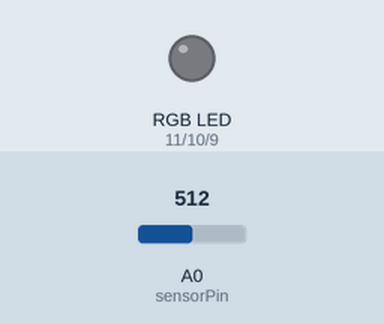
Recording of a sketch running on a simulated Arduino Uno, built with avr-gcc and run on an emulated ATmega328P. Parts: an RGB LED mixed from three pins (HIGH = lit). The inputs (shaded band) are chosen by the test bench; at power-on: A0 (sensorPin) = 512. What the sketch prints to the serial monitor is not drawn.

Above: at 1.2 s.
1.3 s: A0 (sensorPin) set to 22
2.8 s: A0 (sensorPin) set to 17
At 3.6 s:
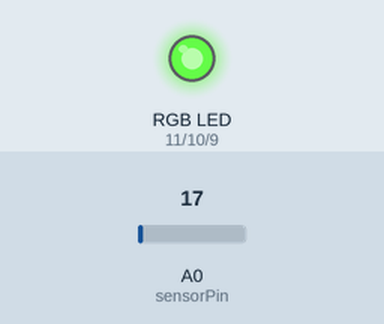
4.3 s: A0 (sensorPin) set to 0
At 4.6 s:
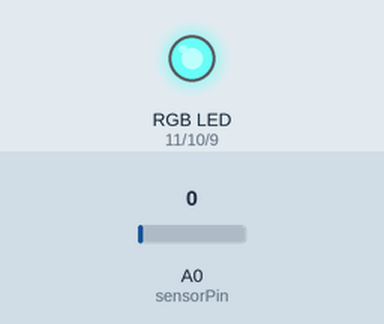
Timing chart, 0 to 7.3 s (numbered marks = the images above; inputs shaded):
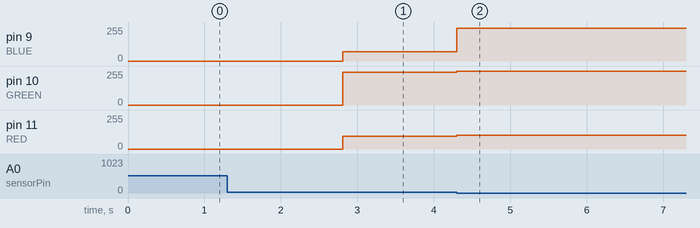

The sketch:

Day10-CreativeNightLight.ino
```cpp
//Code written by Lauren McMullen for the Day 10 Creative Challenge of Inventr.io's 30 Days in Space Challenge
// Interactive night light program that changes color based on how bright your room is

// RGB LED Input pins

int RED = 11;
int GREEN = 10;
int BLUE = 9;

//Photosensor and Battery Variables

int sensorPin = A0;
int sensorValue = 0;


void RGB_color(int redValue, int greenValue, int blueValue) {
  analogWrite(RED, redValue);
  analogWrite(GREEN, greenValue);
  analogWrite(BLUE, blueValue);
}

void RGB_off(){
  analogWrite(RED, LOW);
  analogWrite(GREEN, LOW);
  analogWrite(BLUE, LOW);
}


void setup() {

 //Define RGB LED OUTPUT
 pinMode(RED, OUTPUT);
 pinMode(GREEN, OUTPUT);
 pinMode(BLUE, OUTPUT);

//Set up serial monitor
 Serial.begin(9600);

}

void loop() {
  sensorValue = analogRead(sensorPin);
  Serial.println(sensorValue);

  if (sensorValue >= 20) { // BRIGHT LIGHTS
    RGB_off();
  }

  else if (sensorValue <= 19 && sensorValue >= 15 ){ // DIM LIGHTS
    RGB_color(97, 244, 70); //GREEN LED
  }

  else if (sensorValue < 15 && sensorValue >= 5){ // VERY DIM LIGHTS
     RGB_color(244, 70, 239); // PINK LED
  }

  else {
     RGB_color(103, 252, 245); //BLUE LED // LIGHTS OFF
  }
}
```

Measured:
- the behaviour switches between 20 and 19 on A0 (sensorPin) (found by bisection; images 0 and 1)
- after the input at 2.8 s, pin 9 (BLUE): 0/255 → 70/255 at once; pin 10 (GREEN): 0/255 → 244/255 at once; pin 11 (RED): 0/255 → 97/255 at once
- after the input at 4.3 s, pin 9 (BLUE): 70/255 → 245/255 at once; pin 10 (GREEN): 244/255 → 252/255 at once; pin 11 (RED): 97/255 → 103/255 at once
